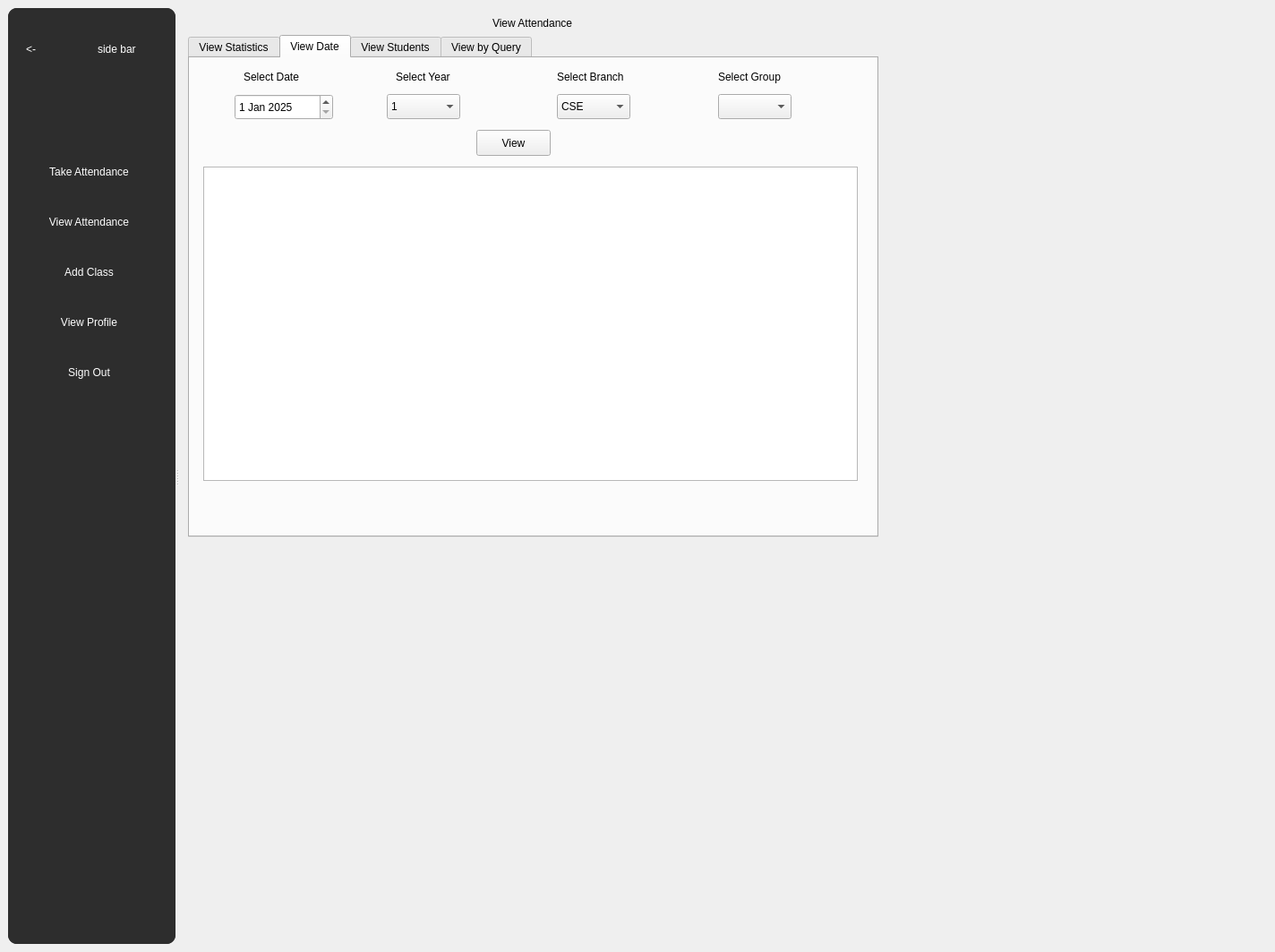
<?xml version="1.0" encoding="UTF-8"?>
<ui version="4.0">
 <class>MainWindow</class>
 <widget class="QMainWindow" name="MainWindow">
  <property name="geometry">
   <rect>
    <x>0</x>
    <y>0</y>
    <width>1424</width>
    <height>1063</height>
   </rect>
  </property>
  <property name="windowTitle">
   <string>MainWindow</string>
  </property>
  <widget class="QWidget" name="centralwidget">
   <layout class="QGridLayout" name="gridLayout">
    <item row="0" column="0">
     <widget class="QSplitter" name="splitter">
      <property name="orientation">
       <enum>Qt::Orientation::Horizontal</enum>
      </property>
      <widget class="QStackedWidget" name="sideBar">
       <property name="minimumSize">
        <size>
         <width>50</width>
         <height>0</height>
        </size>
       </property>
       <property name="maximumSize">
        <size>
         <width>187</width>
         <height>16777215</height>
        </size>
       </property>
       <property name="styleSheet">
        <string notr="true">background-color: rgb(45, 45, 45);
color: white;
border-radius: 10px;</string>
       </property>
       <property name="currentIndex">
        <number>0</number>
       </property>
       <widget class="QWidget" name="page_3">
        <widget class="QLabel" name="label_5">
         <property name="geometry">
          <rect>
           <x>100</x>
           <y>30</y>
           <width>61</width>
           <height>31</height>
          </rect>
         </property>
         <property name="text">
          <string>side bar</string>
         </property>
        </widget>
        <widget class="QPushButton" name="collapseSideBar">
         <property name="geometry">
          <rect>
           <x>0</x>
           <y>30</y>
           <width>51</width>
           <height>31</height>
          </rect>
         </property>
         <property name="text">
          <string>&lt;-</string>
         </property>
        </widget>
        <widget class="QWidget" name="layoutWidget">
         <property name="geometry">
          <rect>
           <x>20</x>
           <y>140</y>
           <width>141</width>
           <height>311</height>
          </rect>
         </property>
         <layout class="QVBoxLayout" name="verticalLayout">
          <item>
           <widget class="QPushButton" name="gotoTakeAttendance">
            <property name="text">
             <string>Take Attendance</string>
            </property>
           </widget>
          </item>
          <item>
           <widget class="QPushButton" name="gotoViewAttendance">
            <property name="text">
             <string>View Attendance</string>
            </property>
           </widget>
          </item>
          <item>
           <widget class="QPushButton" name="gotoAddClass">
            <property name="text">
             <string>Add Class</string>
            </property>
           </widget>
          </item>
          <item>
           <widget class="QPushButton" name="gotoProfile">
            <property name="text">
             <string>View Profile</string>
            </property>
           </widget>
          </item>
          <item>
           <widget class="QPushButton" name="signOut">
            <property name="text">
             <string>Sign Out</string>
            </property>
           </widget>
          </item>
         </layout>
        </widget>
       </widget>
       <widget class="QWidget" name="page_4"/>
      </widget>
      <widget class="QStackedWidget" name="stackedWidget">
       <property name="currentIndex">
        <number>2</number>
       </property>
       <widget class="QWidget" name="p0">
        <widget class="QLabel" name="label_7">
         <property name="geometry">
          <rect>
           <x>210</x>
           <y>20</y>
           <width>301</width>
           <height>51</height>
          </rect>
         </property>
         <property name="styleSheet">
          <string notr="true">font: 24pt &quot;Segoe UI&quot;;</string>
         </property>
         <property name="text">
          <string>Take Attendance</string>
         </property>
        </widget>
        <widget class="QComboBox" name="takeYear">
         <property name="geometry">
          <rect>
           <x>40</x>
           <y>80</y>
           <width>82</width>
           <height>28</height>
          </rect>
         </property>
         <item>
          <property name="text">
           <string>1</string>
          </property>
         </item>
         <item>
          <property name="text">
           <string>2</string>
          </property>
         </item>
         <item>
          <property name="text">
           <string>3</string>
          </property>
         </item>
         <item>
          <property name="text">
           <string>4</string>
          </property>
         </item>
        </widget>
        <widget class="QComboBox" name="takeBranch">
         <property name="geometry">
          <rect>
           <x>140</x>
           <y>80</y>
           <width>82</width>
           <height>28</height>
          </rect>
         </property>
         <item>
          <property name="text">
           <string>CSE</string>
          </property>
         </item>
         <item>
          <property name="text">
           <string>IT</string>
          </property>
         </item>
        </widget>
        <widget class="QComboBox" name="takeGroup">
         <property name="geometry">
          <rect>
           <x>240</x>
           <y>80</y>
           <width>82</width>
           <height>28</height>
          </rect>
         </property>
         <item>
          <property name="text">
           <string>A</string>
          </property>
         </item>
         <item>
          <property name="text">
           <string>B</string>
          </property>
         </item>
        </widget>
        <widget class="QPushButton" name="takeFetch">
         <property name="geometry">
          <rect>
           <x>540</x>
           <y>80</y>
           <width>83</width>
           <height>29</height>
          </rect>
         </property>
         <property name="text">
          <string>Fetch</string>
         </property>
        </widget>
        <widget class="QTableView" name="studentTable">
         <property name="geometry">
          <rect>
           <x>20</x>
           <y>120</y>
           <width>741</width>
           <height>451</height>
          </rect>
         </property>
        </widget>
        <widget class="QPushButton" name="takeSubmit">
         <property name="geometry">
          <rect>
           <x>660</x>
           <y>580</y>
           <width>83</width>
           <height>29</height>
          </rect>
         </property>
         <property name="text">
          <string>Submit</string>
         </property>
        </widget>
        <widget class="QPushButton" name="takeMarkAll">
         <property name="geometry">
          <rect>
           <x>640</x>
           <y>80</y>
           <width>83</width>
           <height>29</height>
          </rect>
         </property>
         <property name="text">
          <string>Mark All</string>
         </property>
        </widget>
       </widget>
       <widget class="QWidget" name="p1">
        <widget class="QGroupBox" name="groupBox">
         <property name="geometry">
          <rect>
           <x>160</x>
           <y>40</y>
           <width>251</width>
           <height>221</height>
          </rect>
         </property>
         <property name="title">
          <string/>
         </property>
         <widget class="QWidget" name="layoutWidget">
          <property name="geometry">
           <rect>
            <x>60</x>
            <y>80</y>
            <width>137</width>
            <height>130</height>
           </rect>
          </property>
          <layout class="QVBoxLayout" name="verticalLayout_4">
           <item>
            <widget class="QLabel" name="label_4">
             <property name="styleSheet">
              <string notr="true">font: 28pt &quot;Segoe UI&quot;;</string>
             </property>
             <property name="text">
              <string>Profile</string>
             </property>
            </widget>
           </item>
           <item>
            <layout class="QHBoxLayout" name="horizontalLayout_6">
             <item>
              <widget class="QLabel" name="label_9">
               <property name="text">
                <string>Current username:</string>
               </property>
              </widget>
             </item>
             <item>
              <widget class="QLabel" name="currentName">
               <property name="text">
                <string/>
               </property>
              </widget>
             </item>
            </layout>
           </item>
           <item>
            <widget class="QPushButton" name="editProfile">
             <property name="text">
              <string>Edit Profile</string>
             </property>
            </widget>
           </item>
          </layout>
         </widget>
        </widget>
        <widget class="QGroupBox" name="newDetailsGroup">
         <property name="geometry">
          <rect>
           <x>100</x>
           <y>318</y>
           <width>391</width>
           <height>165</height>
          </rect>
         </property>
         <property name="title">
          <string/>
         </property>
         <layout class="QFormLayout" name="formLayout_2">
          <item row="0" column="0">
           <widget class="QLabel" name="label">
            <property name="text">
             <string>New username</string>
            </property>
           </widget>
          </item>
          <item row="0" column="1">
           <widget class="QLineEdit" name="newUserName"/>
          </item>
          <item row="1" column="0">
           <widget class="QLabel" name="label_3">
            <property name="text">
             <string>New Password</string>
            </property>
           </widget>
          </item>
          <item row="1" column="1">
           <widget class="QLineEdit" name="newPassword"/>
          </item>
          <item row="2" column="0">
           <widget class="QLabel" name="label_2">
            <property name="text">
             <string>Confirm Password</string>
            </property>
           </widget>
          </item>
          <item row="2" column="1">
           <widget class="QLineEdit" name="newPasswordConfirmed"/>
          </item>
          <item row="3" column="0">
           <widget class="QPushButton" name="reset">
            <property name="text">
             <string>Reset</string>
            </property>
           </widget>
          </item>
          <item row="3" column="1">
           <widget class="QPushButton" name="cancelNew">
            <property name="text">
             <string>Cancel</string>
            </property>
           </widget>
          </item>
         </layout>
        </widget>
        <widget class="QGroupBox" name="confirmDetailsGroup">
         <property name="geometry">
          <rect>
           <x>180</x>
           <y>260</y>
           <width>226</width>
           <height>161</height>
          </rect>
         </property>
         <property name="title">
          <string/>
         </property>
         <layout class="QFormLayout" name="formLayout_3">
          <item row="1" column="0">
           <widget class="QLabel" name="label_10">
            <property name="text">
             <string>Username</string>
            </property>
           </widget>
          </item>
          <item row="1" column="1">
           <widget class="QLineEdit" name="username"/>
          </item>
          <item row="2" column="0">
           <widget class="QLabel" name="label_11">
            <property name="text">
             <string>Password</string>
            </property>
           </widget>
          </item>
          <item row="2" column="1">
           <widget class="QLineEdit" name="password"/>
          </item>
          <item row="0" column="0" colspan="2">
           <widget class="QLabel" name="label_8">
            <property name="text">
             <string>Confirm details to edit profile</string>
            </property>
           </widget>
          </item>
          <item row="3" column="0">
           <widget class="QPushButton" name="ok">
            <property name="text">
             <string>OK</string>
            </property>
           </widget>
          </item>
          <item row="3" column="1">
           <widget class="QPushButton" name="cancel">
            <property name="text">
             <string>Cancel</string>
            </property>
           </widget>
          </item>
         </layout>
        </widget>
       </widget>
       <widget class="QWidget" name="p2">
        <widget class="QWidget" name="layoutWidget">
         <property name="geometry">
          <rect>
           <x>10</x>
           <y>10</y>
           <width>771</width>
           <height>581</height>
          </rect>
         </property>
         <layout class="QGridLayout" name="viewAttendanceLayout">
          <item row="0" column="0" alignment="Qt::AlignmentFlag::AlignHCenter">
           <widget class="QLabel" name="viewHeading">
            <property name="styleSheet">
             <string notr="true">font: 24pt &quot;Segoe UI&quot;;</string>
            </property>
            <property name="text">
             <string>View Attendance</string>
            </property>
           </widget>
          </item>
          <item row="1" column="0">
           <widget class="QTabWidget" name="viewPageTab">
            <property name="currentIndex">
             <number>1</number>
            </property>
            <property name="tabBarAutoHide">
             <bool>true</bool>
            </property>
            <widget class="QWidget" name="tabWidget_2Page1">
             <attribute name="title">
              <string>View Statistics</string>
             </attribute>
             <widget class="QComboBox" name="viewGroup3">
              <property name="geometry">
               <rect>
                <x>440</x>
                <y>50</y>
                <width>82</width>
                <height>28</height>
               </rect>
              </property>
             </widget>
             <widget class="QLabel" name="label_15">
              <property name="geometry">
               <rect>
                <x>110</x>
                <y>20</y>
                <width>81</width>
                <height>21</height>
               </rect>
              </property>
              <property name="text">
               <string>Select Year</string>
              </property>
             </widget>
             <widget class="QComboBox" name="viewBranch3">
              <property name="geometry">
               <rect>
                <x>290</x>
                <y>50</y>
                <width>82</width>
                <height>28</height>
               </rect>
              </property>
              <item>
               <property name="text">
                <string>CSE</string>
               </property>
              </item>
              <item>
               <property name="text">
                <string>IT</string>
               </property>
              </item>
              <item>
               <property name="text">
                <string>DSA</string>
               </property>
              </item>
             </widget>
             <widget class="QLabel" name="label_16">
              <property name="geometry">
               <rect>
                <x>440</x>
                <y>20</y>
                <width>81</width>
                <height>21</height>
               </rect>
              </property>
              <property name="text">
               <string>Select Group</string>
              </property>
             </widget>
             <widget class="QComboBox" name="viewYear3">
              <property name="geometry">
               <rect>
                <x>100</x>
                <y>50</y>
                <width>82</width>
                <height>28</height>
               </rect>
              </property>
              <item>
               <property name="text">
                <string>1</string>
               </property>
              </item>
              <item>
               <property name="text">
                <string>2</string>
               </property>
              </item>
              <item>
               <property name="text">
                <string>3</string>
               </property>
              </item>
              <item>
               <property name="text">
                <string>4</string>
               </property>
              </item>
             </widget>
             <widget class="QLabel" name="label_17">
              <property name="geometry">
               <rect>
                <x>290</x>
                <y>20</y>
                <width>91</width>
                <height>21</height>
               </rect>
              </property>
              <property name="text">
               <string>Select Branch</string>
              </property>
             </widget>
             <widget class="QTableView" name="viewStatisticsTable">
              <property name="geometry">
               <rect>
                <x>10</x>
                <y>120</y>
                <width>741</width>
                <height>351</height>
               </rect>
              </property>
             </widget>
             <widget class="QPushButton" name="viewStatistics">
              <property name="geometry">
               <rect>
                <x>590</x>
                <y>40</y>
                <width>83</width>
                <height>29</height>
               </rect>
              </property>
              <property name="text">
               <string>View</string>
              </property>
             </widget>
            </widget>
            <widget class="QWidget" name="tabWidget_2Page2">
             <attribute name="title">
              <string>View Date</string>
             </attribute>
             <widget class="QLabel" name="label_6">
              <property name="geometry">
               <rect>
                <x>60</x>
                <y>10</y>
                <width>81</width>
                <height>21</height>
               </rect>
              </property>
              <property name="text">
               <string>Select Date</string>
              </property>
             </widget>
             <widget class="QLabel" name="label_12">
              <property name="geometry">
               <rect>
                <x>230</x>
                <y>10</y>
                <width>81</width>
                <height>21</height>
               </rect>
              </property>
              <property name="text">
               <string>Select Year</string>
              </property>
             </widget>
             <widget class="QLabel" name="label_13">
              <property name="geometry">
               <rect>
                <x>410</x>
                <y>10</y>
                <width>91</width>
                <height>21</height>
               </rect>
              </property>
              <property name="text">
               <string>Select Branch</string>
              </property>
             </widget>
             <widget class="QLabel" name="label_14">
              <property name="geometry">
               <rect>
                <x>590</x>
                <y>10</y>
                <width>81</width>
                <height>21</height>
               </rect>
              </property>
              <property name="text">
               <string>Select Group</string>
              </property>
             </widget>
             <widget class="QComboBox" name="viewYear2">
              <property name="geometry">
               <rect>
                <x>220</x>
                <y>40</y>
                <width>82</width>
                <height>28</height>
               </rect>
              </property>
              <item>
               <property name="text">
                <string>1</string>
               </property>
              </item>
              <item>
               <property name="text">
                <string>2</string>
               </property>
              </item>
              <item>
               <property name="text">
                <string>3</string>
               </property>
              </item>
              <item>
               <property name="text">
                <string>4</string>
               </property>
              </item>
             </widget>
             <widget class="QComboBox" name="viewBranch2">
              <property name="geometry">
               <rect>
                <x>410</x>
                <y>40</y>
                <width>82</width>
                <height>28</height>
               </rect>
              </property>
              <item>
               <property name="text">
                <string>CSE</string>
               </property>
              </item>
              <item>
               <property name="text">
                <string>IT</string>
               </property>
              </item>
              <item>
               <property name="text">
                <string>DSA</string>
               </property>
              </item>
             </widget>
             <widget class="QComboBox" name="viewGroup2">
              <property name="geometry">
               <rect>
                <x>590</x>
                <y>40</y>
                <width>82</width>
                <height>28</height>
               </rect>
              </property>
             </widget>
             <widget class="QDateEdit" name="dateEdit">
              <property name="geometry">
               <rect>
                <x>50</x>
                <y>40</y>
                <width>110</width>
                <height>29</height>
               </rect>
              </property>
              <property name="date">
               <date>
                <year>2025</year>
                <month>1</month>
                <day>1</day>
               </date>
              </property>
             </widget>
             <widget class="QTableView" name="viewDateTable">
              <property name="geometry">
               <rect>
                <x>15</x>
                <y>121</y>
                <width>731</width>
                <height>351</height>
               </rect>
              </property>
             </widget>
             <widget class="QPushButton" name="viewDateSubmit">
              <property name="geometry">
               <rect>
                <x>320</x>
                <y>80</y>
                <width>83</width>
                <height>29</height>
               </rect>
              </property>
              <property name="text">
               <string>View</string>
              </property>
             </widget>
            </widget>
            <widget class="QWidget" name="tab_3">
             <attribute name="title">
              <string>View Students</string>
             </attribute>
             <widget class="QLineEdit" name="viewRoll3">
              <property name="geometry">
               <rect>
                <x>290</x>
                <y>80</y>
                <width>113</width>
                <height>28</height>
               </rect>
              </property>
             </widget>
             <widget class="QLabel" name="label_23">
              <property name="geometry">
               <rect>
                <x>330</x>
                <y>50</y>
                <width>41</width>
                <height>20</height>
               </rect>
              </property>
              <property name="text">
               <string>Roll</string>
              </property>
             </widget>
             <widget class="QLabel" name="label_27">
              <property name="geometry">
               <rect>
                <x>30</x>
                <y>20</y>
                <width>111</width>
                <height>20</height>
               </rect>
              </property>
              <property name="text">
               <string>Search a student</string>
              </property>
             </widget>
             <widget class="QTableWidget" name="viewStudentSearchTable">
              <property name="geometry">
               <rect>
                <x>80</x>
                <y>200</y>
                <width>551</width>
                <height>71</height>
               </rect>
              </property>
             </widget>
             <widget class="QPushButton" name="viewSearch3">
              <property name="geometry">
               <rect>
                <x>310</x>
                <y>130</y>
                <width>83</width>
                <height>29</height>
               </rect>
              </property>
              <property name="text">
               <string>Search</string>
              </property>
             </widget>
            </widget>
            <widget class="QWidget" name="tab_4">
             <attribute name="title">
              <string>View by Query</string>
             </attribute>
             <widget class="QComboBox" name="viewBranch4">
              <property name="geometry">
               <rect>
                <x>70</x>
                <y>60</y>
                <width>82</width>
                <height>28</height>
               </rect>
              </property>
              <item>
               <property name="text">
                <string>CSE</string>
               </property>
              </item>
              <item>
               <property name="text">
                <string>IT</string>
               </property>
              </item>
              <item>
               <property name="text">
                <string>DSA</string>
               </property>
              </item>
             </widget>
             <widget class="QLabel" name="label_28">
              <property name="geometry">
               <rect>
                <x>70</x>
                <y>30</y>
                <width>63</width>
                <height>20</height>
               </rect>
              </property>
              <property name="text">
               <string>Branch</string>
              </property>
             </widget>
             <widget class="QLabel" name="label_29">
              <property name="geometry">
               <rect>
                <x>220</x>
                <y>30</y>
                <width>63</width>
                <height>20</height>
               </rect>
              </property>
              <property name="text">
               <string>Year</string>
              </property>
             </widget>
             <widget class="QLabel" name="label_30">
              <property name="geometry">
               <rect>
                <x>350</x>
                <y>30</y>
                <width>63</width>
                <height>20</height>
               </rect>
              </property>
              <property name="text">
               <string>Group</string>
              </property>
             </widget>
             <widget class="QComboBox" name="viewYear4">
              <property name="geometry">
               <rect>
                <x>220</x>
                <y>60</y>
                <width>82</width>
                <height>28</height>
               </rect>
              </property>
              <item>
               <property name="text">
                <string>1</string>
               </property>
              </item>
              <item>
               <property name="text">
                <string>2</string>
               </property>
              </item>
              <item>
               <property name="text">
                <string>3</string>
               </property>
              </item>
              <item>
               <property name="text">
                <string>4</string>
               </property>
              </item>
             </widget>
             <widget class="QComboBox" name="viewGroup4">
              <property name="geometry">
               <rect>
                <x>350</x>
                <y>60</y>
                <width>82</width>
                <height>28</height>
               </rect>
              </property>
              <item>
               <property name="text">
                <string>A</string>
               </property>
              </item>
              <item>
               <property name="text">
                <string>B</string>
               </property>
              </item>
             </widget>
             <widget class="QSpinBox" name="viewLessThan">
              <property name="geometry">
               <rect>
                <x>500</x>
                <y>60</y>
                <width>44</width>
                <height>29</height>
               </rect>
              </property>
              <property name="maximum">
               <number>100</number>
              </property>
              <property name="value">
               <number>100</number>
              </property>
             </widget>
             <widget class="QSpinBox" name="viewMoreThan">
              <property name="geometry">
               <rect>
                <x>610</x>
                <y>60</y>
                <width>44</width>
                <height>29</height>
               </rect>
              </property>
              <property name="maximum">
               <number>100</number>
              </property>
              <property name="value">
               <number>0</number>
              </property>
             </widget>
             <widget class="QLabel" name="label_31">
              <property name="geometry">
               <rect>
                <x>480</x>
                <y>30</y>
                <width>81</width>
                <height>20</height>
               </rect>
              </property>
              <property name="text">
               <string>Lesser Than</string>
              </property>
             </widget>
             <widget class="QLabel" name="label_32">
              <property name="geometry">
               <rect>
                <x>590</x>
                <y>30</y>
                <width>81</width>
                <height>20</height>
               </rect>
              </property>
              <property name="text">
               <string>More Than</string>
              </property>
             </widget>
             <widget class="QTableWidget" name="viewQueryTable">
              <property name="geometry">
               <rect>
                <x>20</x>
                <y>140</y>
                <width>711</width>
                <height>321</height>
               </rect>
              </property>
             </widget>
             <widget class="QPushButton" name="viewSearch4">
              <property name="geometry">
               <rect>
                <x>300</x>
                <y>100</y>
                <width>83</width>
                <height>29</height>
               </rect>
              </property>
              <property name="text">
               <string>Search</string>
              </property>
             </widget>
            </widget>
           </widget>
          </item>
         </layout>
        </widget>
       </widget>
       <widget class="QWidget" name="page">
        <widget class="QLabel" name="label_18">
         <property name="geometry">
          <rect>
           <x>260</x>
           <y>30</y>
           <width>201</width>
           <height>51</height>
          </rect>
         </property>
         <property name="styleSheet">
          <string notr="true">font: 24pt &quot;Segoe UI&quot;;</string>
         </property>
         <property name="text">
          <string>Add details</string>
         </property>
        </widget>
        <widget class="QTabWidget" name="tabWidget">
         <property name="geometry">
          <rect>
           <x>20</x>
           <y>90</y>
           <width>751</width>
           <height>501</height>
          </rect>
         </property>
         <property name="currentIndex">
          <number>1</number>
         </property>
         <widget class="QWidget" name="tab">
          <attribute name="title">
           <string>Enter Manually</string>
          </attribute>
          <widget class="QLineEdit" name="addRoll">
           <property name="geometry">
            <rect>
             <x>110</x>
             <y>110</y>
             <width>113</width>
             <height>28</height>
            </rect>
           </property>
          </widget>
          <widget class="QLineEdit" name="addName">
           <property name="geometry">
            <rect>
             <x>240</x>
             <y>110</y>
             <width>113</width>
             <height>28</height>
            </rect>
           </property>
          </widget>
          <widget class="QLabel" name="label_19">
           <property name="geometry">
            <rect>
             <x>110</x>
             <y>80</y>
             <width>63</width>
             <height>20</height>
            </rect>
           </property>
           <property name="text">
            <string>Roll No.</string>
           </property>
          </widget>
          <widget class="QLabel" name="label_20">
           <property name="geometry">
            <rect>
             <x>240</x>
             <y>80</y>
             <width>41</width>
             <height>20</height>
            </rect>
           </property>
           <property name="text">
            <string>Name</string>
           </property>
          </widget>
          <widget class="QComboBox" name="addYear">
           <property name="geometry">
            <rect>
             <x>390</x>
             <y>110</y>
             <width>82</width>
             <height>28</height>
            </rect>
           </property>
           <item>
            <property name="text">
             <string>1</string>
            </property>
           </item>
           <item>
            <property name="text">
             <string>2</string>
            </property>
           </item>
           <item>
            <property name="text">
             <string>3</string>
            </property>
           </item>
           <item>
            <property name="text">
             <string>4</string>
            </property>
           </item>
          </widget>
          <widget class="QComboBox" name="addBranch">
           <property name="geometry">
            <rect>
             <x>500</x>
             <y>110</y>
             <width>82</width>
             <height>28</height>
            </rect>
           </property>
           <item>
            <property name="text">
             <string>CSE</string>
            </property>
           </item>
           <item>
            <property name="text">
             <string>IT</string>
            </property>
           </item>
           <item>
            <property name="text">
             <string>DSA</string>
            </property>
           </item>
          </widget>
          <widget class="QLabel" name="label_21">
           <property name="geometry">
            <rect>
             <x>390</x>
             <y>80</y>
             <width>63</width>
             <height>20</height>
            </rect>
           </property>
           <property name="text">
            <string>Year</string>
           </property>
          </widget>
          <widget class="QLabel" name="label_22">
           <property name="geometry">
            <rect>
             <x>500</x>
             <y>80</y>
             <width>63</width>
             <height>20</height>
            </rect>
           </property>
           <property name="text">
            <string>Branch</string>
           </property>
          </widget>
          <widget class="QPushButton" name="addSubmit">
           <property name="geometry">
            <rect>
             <x>320</x>
             <y>190</y>
             <width>101</width>
             <height>29</height>
            </rect>
           </property>
           <property name="text">
            <string>Add Student</string>
           </property>
          </widget>
          <widget class="QLabel" name="addStatus">
           <property name="geometry">
            <rect>
             <x>150</x>
             <y>270</y>
             <width>441</width>
             <height>20</height>
            </rect>
           </property>
           <property name="text">
            <string/>
           </property>
          </widget>
         </widget>
         <widget class="QWidget" name="tab_2">
          <attribute name="title">
           <string>Import</string>
          </attribute>
          <widget class="QPushButton" name="importCSV">
           <property name="geometry">
            <rect>
             <x>320</x>
             <y>10</y>
             <width>83</width>
             <height>29</height>
            </rect>
           </property>
           <property name="text">
            <string>Import</string>
           </property>
          </widget>
          <widget class="QTableWidget" name="tableCSV">
           <property name="geometry">
            <rect>
             <x>10</x>
             <y>50</y>
             <width>721</width>
             <height>361</height>
            </rect>
           </property>
          </widget>
          <widget class="QPushButton" name="submitCSV">
           <property name="geometry">
            <rect>
             <x>540</x>
             <y>420</y>
             <width>83</width>
             <height>29</height>
            </rect>
           </property>
           <property name="text">
            <string>Submit</string>
           </property>
          </widget>
          <widget class="QPushButton" name="cancelCSV">
           <property name="geometry">
            <rect>
             <x>630</x>
             <y>420</y>
             <width>83</width>
             <height>29</height>
            </rect>
           </property>
           <property name="text">
            <string>Cancel</string>
           </property>
          </widget>
         </widget>
        </widget>
       </widget>
      </widget>
     </widget>
    </item>
   </layout>
  </widget>
 </widget>
 <resources/>
 <connections/>
</ui>
